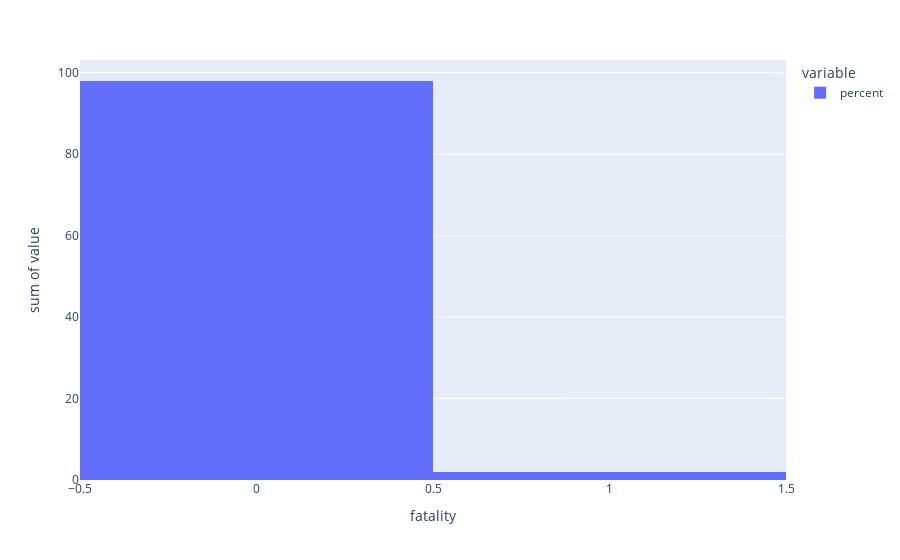

Notebook source saved alongside this figure:
### Code cell
# Mortalidad por accidente reportado 
fatality_per = df_accident['fatality'].value_counts(normalize=True).mul(100).rename('percent').reset_index()
fatality_count = df_accident['fatality'].value_counts().reset_index()
fataity_merge= pd.merge(fatality_per, fatality_count, on=['index'], how='inner')
fig = px.histogram(fataity_merge, x="index", y=['percent'], labels={'index':'fatality'})
fig.show()

### Figure 1 — Plotly figure (JSON) as saved in the notebook; plotly's stock layout.template omitted (floating-point values rounded to 4 significant figures)
{"data": [{"alignmentgroup": "True", "bingroup": "x", "histfunc": "sum", "hovertemplate": "variable=percent<br>fatality=%{x}<br>sum of value=%{y}<extra></extra>", "legendgroup": "percent", "marker": {"color": "#636efa", "pattern": {"shape": ""}}, "name": "percent", "offsetgroup": "percent", "orientation": "v", "showlegend": true, "type": "histogram", "x": [0, 1], "xaxis": "x", "y": [97.95, 2.052], "yaxis": "y"}], "layout": {"barmode": "relative", "legend": {"title": {"text": "variable"}, "tracegroupgap": 0}, "margin": {"t": 60}, "xaxis": {"anchor": "y", "domain": [0, 1], "title": {"text": "fatality"}}, "yaxis": {"anchor": "x", "domain": [0, 1], "title": {"text": "sum of value"}}}}
